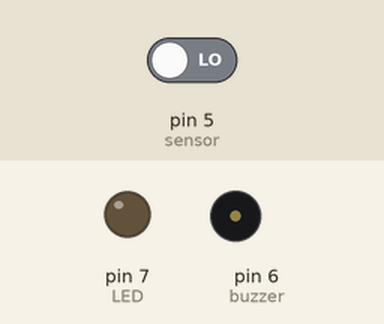
Simulated run of this sketch. Board: Arduino Uno, built with avr-gcc and run on an emulated ATmega328P. On the bench: output pins drawn as LEDs (lit = HIGH), buzzer (waves = sounding). The inputs (shaded band) are chosen by the test bench; at power-on: pin 5 (sensor) LOW.

Above: at 1.2 s.
1.3 s: pin 5 (sensor) driven HIGH
At 2.5 s:
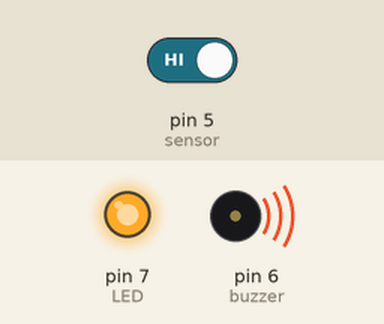
2.8 s: pin 5 (sensor) driven LOW
At 3.2 s:
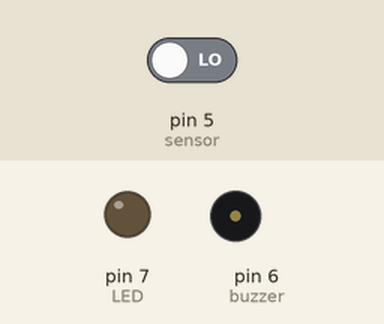
Timing chart, 0 to 5.8 s (numbered marks = the images above; inputs shaded):
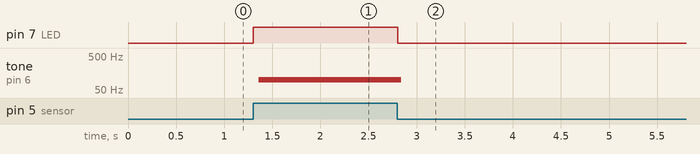

Measured:
- after the input at 1.3 s, pin 7 (LED): LOW → HIGH at once; tone on pin 6 (buzzer): silent → 100 Hz after 0.06 s
- after the input at 2.8 s, pin 7 (LED): HIGH → LOW at once; tone on pin 6 (buzzer): 100 Hz → silent at once

The sketch:

humanmotion.ino
```cpp
int LED = 7;
int sensor = 5;
int buzzer = 6;

void setup()
{
	pinMode(LED, OUTPUT);
	pinMode(sensor, INPUT);
	pinMode(buzzer, OUTPUT);
}

void loop()
{
	if(digitalRead(sensor) == HIGH)
	{
		digitalWrite(LED, HIGH);
		digitalWrite(buzzer, HIGH);
		delay(5);
		digitalWrite(buzzer, LOW);
		delay(5);
	}
	else
	{
		digitalWrite(LED, LOW);
		digitalWrite(buzzer, LOW);
	}
}
```
